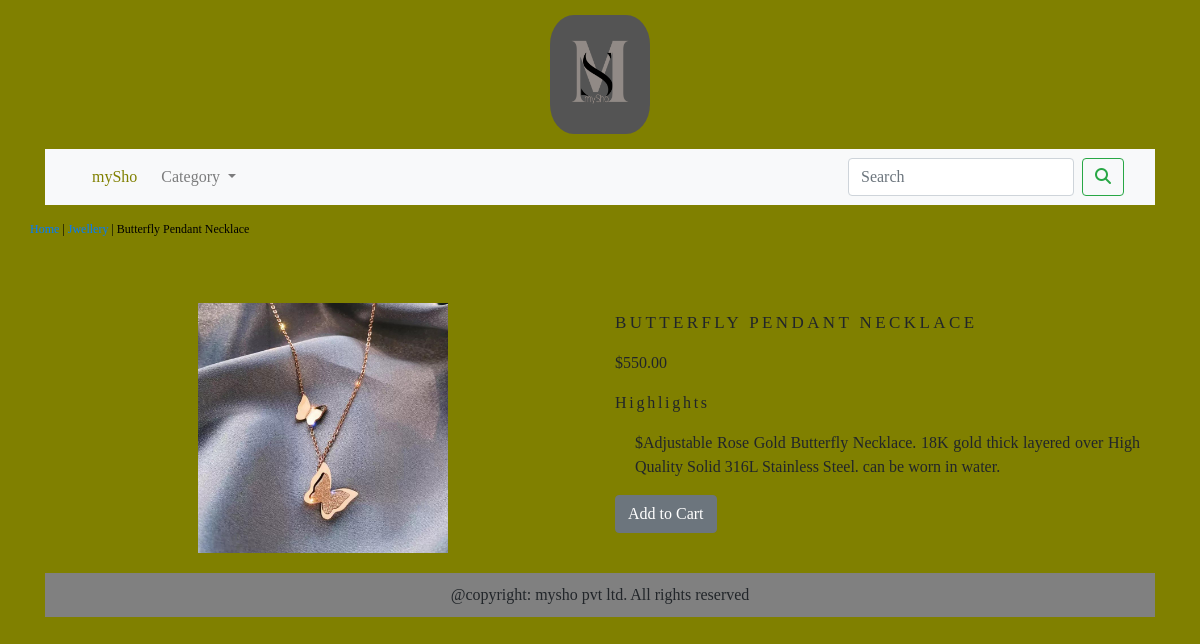
Page /shop/category1/butterfly-pendant-necklace/ on the committed database.
### shopapp/models.py (models this page shows, shortened)
class Product(models.Model):
    name = models.CharField(max_length=200, unique=True)
    slug = models.SlugField(max_length=200, unique=True)
    description = models.TextField(blank=True)
    price = models.DecimalField(max_digits=10, decimal_places=2)
    image = models.ImageField(upload_to='product')
    category = models.ForeignKey(Category, on_delete=models.CASCADE)
    stock = models.IntegerField()
    available = models.BooleanField(default=True)
    created = models.DateTimeField(auto_now_add=True)
    update = models.DateTimeField(auto_now=True)
    class Meta:
        ordering = ('name',)
        verbose_name = 'product'
        verbose_name_plural = 'products'

### shopapp/views.py (the view)
# urls.py: path('<slug:cat_slug>/<slug:pro_slug>/', views.productDetail, name="proCatDetail")
def productDetail(request,cat_slug,pro_slug):
    try:
        product = Product.objects.get(category__slug=cat_slug, slug=pro_slug)
    except Exception as e:
        raise e
    return render(request, 'product.html',{'product':product})

### cart/context_processors.py (called while the page is built)
def counter(request):
    item_count=0
    if 'admin' in request.path:
        return{}
    else:
        try:
            cart=Cart.objects.filter(cart_id=_cart_id(request))
            cart_items = CartItem.objects.all().filter(cart=cart[:1])
            for i in cart_items:
                item_count += i.quantity
        except Cart.DoesNotExist:
            item_count=0
    return dict(item_count=item_count)

### cart/views.py (called while the page is built)
def _cart_id(request):
    cart = request.session.session_key
    if not cart:
        cart = request.session.create()
    return cart

### shopapp/context_processors.py (called while the page is built)
def menu_links(request):
    my_links = Category.objects.all()
    return dict(links=my_links)

### shopapp/models.py (called while the page is built)
    def get_url(self):
        return reverse('shopapp:products_by_category', args=[self.slug])

    def __str__(self):
        return '{}'.format(self.name)

### templates/product.html (shortened to what this page needs)
{% extends 'base.html' %}
{% load static %}
{% block content %}
<div class="row my_pro_row">
  <div class="mx_auto">
    <p>
      <a href="{% url 'shopapp:allProCat' %}"> Home </a> | <a href="{{product.category.get_url}}" > {{product.category}}  </a> | {{product.name}}</p>
  </div>
</div>
<div class="container">
  <br>
  <div class="row">
  <div class="col-12 col-sm-12 col-md-12 col-lg-6 text-center">
    <div class="my_image_padding">
      <img  src="{{product.image.url}}" alt="pro image" height="250px" width="auto">
    </div>
  </div>
    <div class="col-12 col-sm-12 col-md-12 col-lg-6">
      <h3 class="my_pro_title"> {{product.name}}</h3>
      <p> ${{product.price}} </p>
      <p class="my_highlight"> Highlights </p>
      <p class="text-justify my_pro_text"> ${{product.description}} </p>
      {% if product.stock <= 0 %}
      <p> <b> OUT OF STOCK </b> </p>
      {% else %}
      <div class="my_btn_padding">
        <a class="btn btn-secondary" href="{% url 'cart:add_cart' product.id %} ">Add to Cart</a>
      </div>
      {% endif %}
    </div>
</div>
</div>
{% endblock %}

### static/css/style1.css (style rules this page uses)
body { font-family: 'Playfair Display', serif; background-color: olive; }
.my_image_padding { padding-top:5px; padding-bottom:20px; }
.my_pro_row { padding-top:15px; padding-bottom:20px; }
.my_pro_row .mx_auto { color:#000; font-size:12px; text-decoration : none; }
.my_pro_title { font-size:17px; text-transform:uppercase; letter-spacing:.2em; padding-top:15px; padding-bottom:10px; }
.my_pro_text { padding-left:20px; }
.my_highlight { font-size:16px; letter-spacing:.17em; }
.my_btn_padding { padding-bottom:20px; }

### rows in the picture
Product: name "Butterfly Pendant Necklace", image (picture), name "BUTTERFLY PENDANT NECKLACE", price "550.00", description "Adjustable Rose Gold Butterfly Necklace. 18K gold thick layered over High Quality Solid 316L Stainless Steel. can be worn in water."
